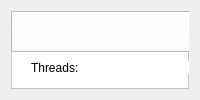
      <widget class="QWidget" name="page">
       <layout class="QGridLayout" name="gridLayout_12">
        <item row="0" column="0">
         <widget class="QFrame" name="frame_6">
          <property name="styleSheet">
           <string notr="true">background-color: white;</string>
          </property>
          <property name="frameShape">
           <enum>QFrame::StyledPanel</enum>
          </property>
          <property name="frameShadow">
           <enum>QFrame::Raised</enum>
          </property>
          <widget class="QPushButton" name="pushButton_15">
           <property name="geometry">
            <rect>
             <x>0</x>
             <y>0</y>
             <width>721</width>
             <height>41</height>
            </rect>
           </property>
           <property name="text">
            <string>Back to home</string>
           </property>
          </widget>
          <widget class="QFrame" name="frame_2">
           <property name="geometry">
            <rect>
             <x>20</x>
             <y>340</y>
             <width>233</width>
             <height>163</height>
            </rect>
           </property>
           <property name="minimumSize">
            <size>
             <width>233</width>
             <height>0</height>
            </size>
           </property>
           <property name="styleSheet">
            <string notr="true">QWidget {
                border: 1px solid #E0E0E0;
                padding: 10px;
                border-radius: 10px;
                background-color: #F7F7F7;
                color: black;  /* Cor do texto preto */
}</string>
           </property>
           <property name="frameShape">
            <enum>QFrame::StyledPanel</enum>
           </property>
           <property name="frameShadow">
            <enum>QFrame::Raised</enum>
           </property>
           <layout class="QGridLayout" name="gridLayout_6">
            <property name="leftMargin">
             <number>0</number>
            </property>
            <property name="topMargin">
             <number>0</number>
            </property>
            <property name="rightMargin">
             <number>0</number>
            </property>
            <property name="bottomMargin">
             <number>5</number>
            </property>
            <property name="horizontalSpacing">
             <number>11</number>
            </property>
            <property name="verticalSpacing">
             <number>0</number>
            </property>
            <item row="1" column="0">
             <widget class="QPushButton" name="pushButton_11">
              <property name="styleSheet">
               <string notr="true">            QPushButton {
                background-color: #F7F7F7;
                border: 1px solid #E0E0E0;
                border-radius: 10px;  /* Borda arredondada (círculo) */
                color: black;  /* Cor do texto alterada para preto */
                font-size: 10px;  /* Ajuste do tamanho do ícone */
            }
            QPushButton:hover {
                background-color: #EDEDED;
            }
            QPushButton:pressed {
                background-color: #DCDCDC;
            }</string>
              </property>
              <property name="text">
               <string>Thread: ...</string>
              </property>
              <property name="iconSize">
               <size>
                <width>19</width>
                <height>39</height>
               </size>
              </property>
             </widget>
            </item>
            <item row="0" column="0">
             <widget class="QPushButton" name="pushButton_12">
              <property name="styleSheet">
               <string notr="true">            QPushButton {
                background-color: #F7F7F7;
                border: 1px solid #E0E0E0;
                border-radius: 5px;  /* Borda arredondada (círculo) */
                color: black;  /* Cor do texto alterada para preto */
                font-size: 10px;  /* Ajuste do tamanho do ícone */
            }
            QPushButton:hover {
                background-color: #EDEDED;
            }
            QPushButton:pressed {
                background-color: #DCDCDC;
            }</string>
              </property>
              <property name="text">
               <string>Thread: ...</string>
              </property>
              <property name="iconSize">
               <size>
                <width>19</width>
                <height>39</height>
               </size>
              </property>
             </widget>
            </item>
            <item row="3" column="0">
             <widget class="QPushButton" name="pushButton_13">
              <property name="styleSheet">
               <string notr="true">            QPushButton {
                background-color: #F7F7F7;
                border: 1px solid #E0E0E0;
                border-radius: 10px;  /* Borda arredondada (círculo) */
                color: black;  /* Cor do texto alterada para preto */
                font-size: 10px;  /* Ajuste do tamanho do ícone */
            }
            QPushButton:hover {
                background-color: #EDEDED;
            }
            QPushButton:pressed {
                background-color: #DCDCDC;
            }</string>
              </property>
              <property name="text">
               <string>Thread: ...</string>
              </property>
              <property name="iconSize">
               <size>
                <width>19</width>
                <height>39</height>
               </size>
              </property>
             </widget>
            </item>
            <item row="2" column="0">
             <widget class="QPushButton" name="pushButton_14">
              <property name="styleSheet">
               <string notr="true">            QPushButton {
                background-color: #F7F7F7;
                border: 1px solid #E0E0E0;
                border-radius: 10px;  /* Borda arredondada (círculo) */
                color: black;  /* Cor do texto alterada para preto */
                font-size: 10px;  /* Ajuste do tamanho do ícone */
            }
            QPushButton:hover {
                background-color: #EDEDED;
            }
            QPushButton:pressed {
                background-color: #DCDCDC;
            }</string>
              </property>
              <property name="text">
               <string>Thread: ...</string>
              </property>
              <property name="iconSize">
               <size>
                <width>19</width>
                <height>39</height>
               </size>
              </property>
             </widget>
            </item>
           </layout>
          </widget>
          <widget class="QLabel" name="label_3">
           <property name="geometry">
            <rect>
             <x>20</x>
             <y>300</y>
             <width>233</width>
             <height>13</height>
            </rect>
           </property>
           <property name="sizePolicy">
            <sizepolicy hsizetype="Preferred" vsizetype="Fixed">
             <horstretch>0</horstretch>
             <verstretch>0</verstretch>
            </sizepolicy>
           </property>
           <property name="styleSheet">
            <string notr="true">QPushButton {
    background-color: #D8DEE9;

    color: #111111;

}</string>
           </property>
           <property name="text">
            <string>Ontem:</string>
           </property>
          </widget>
          <widget class="QFrame" name="frame">
           <property name="geometry">
            <rect>
             <x>10</x>
             <y>120</y>
             <width>233</width>
             <height>163</height>
            </rect>
           </property>
           <property name="minimumSize">
            <size>
             <width>226</width>
             <height>0</height>
            </size>
           </property>
           <property name="maximumSize">
            <size>
             <width>16777215</width>
             <height>16777215</height>
            </size>
           </property>
           <property name="styleSheet">
            <string notr="true">QWidget {
                border: 1px solid #E0E0E0;
                padding: 10px;
                border-radius: 10px;
                background-color: #F7F7F7;
                color: black;  /* Cor do texto preto */
}</string>
           </property>
           <property name="frameShape">
            <enum>QFrame::StyledPanel</enum>
           </property>
           <property name="frameShadow">
            <enum>QFrame::Raised</enum>
           </property>
           <layout class="QGridLayout" name="gridLayout_5">
            <property name="leftMargin">
             <number>0</number>
            </property>
            <property name="topMargin">
             <number>0</number>
            </property>
            <property name="rightMargin">
             <number>0</number>
            </property>
            <property name="bottomMargin">
             <number>5</number>
            </property>
            <property name="horizontalSpacing">
             <number>11</number>
            </property>
            <property name="verticalSpacing">
             <number>0</number>
            </property>
            <item row="1" column="0">
             <widget class="QPushButton" name="pushButton_8">
              <property name="styleSheet">
               <string notr="true">            QPushButton {
                background-color: #F7F7F7;
                border: 1px solid #E0E0E0;
                border-radius: 10px;  /* Borda arredondada (círculo) */
                color: black;  /* Cor do texto alterada para preto */
                font-size: 10px;  /* Ajuste do tamanho do ícone */
            }
            QPushButton:hover {
                background-color: #EDEDED;
            }
            QPushButton:pressed {
                background-color: #DCDCDC;
            }</string>
              </property>
              <property name="text">
               <string>Thread: ...</string>
              </property>
              <property name="iconSize">
               <size>
                <width>19</width>
                <height>39</height>
               </size>
              </property>
             </widget>
            </item>
            <item row="0" column="0">
             <widget class="QPushButton" name="pushButton_7">
              <property name="styleSheet">
               <string notr="true">            QPushButton {
                background-color: #F7F7F7;
                border: 1px solid #E0E0E0;
                border-radius: 5px;  /* Borda arredondada (círculo) */
                color: black;  /* Cor do texto alterada para preto */
                font-size: 10px;  /* Ajuste do tamanho do ícone */
            }
            QPushButton:hover {
                background-color: #EDEDED;
            }
            QPushButton:pressed {
                background-color: #DCDCDC;
            }</string>
              </property>
              <property name="text">
               <string>Thread: ...</string>
              </property>
              <property name="iconSize">
               <size>
                <width>19</width>
                <height>39</height>
               </size>
              </property>
             </widget>
            </item>
            <item row="3" column="0">
             <widget class="QPushButton" name="pushButton_10">
              <property name="styleSheet">
               <string notr="true">            QPushButton {
                background-color: #F7F7F7;
                border: 1px solid #E0E0E0;
                border-radius: 10px;  /* Borda arredondada (círculo) */
                color: black;  /* Cor do texto alterada para preto */
                font-size: 10px;  /* Ajuste do tamanho do ícone */
            }
            QPushButton:hover {
                background-color: #EDEDED;
            }
            QPushButton:pressed {
                background-color: #DCDCDC;
            }</string>
              </property>
              <property name="text">
               <string>Thread: ...</string>
              </property>
              <property name="iconSize">
               <size>
                <width>19</width>
                <height>39</height>
               </size>
              </property>
             </widget>
            </item>
            <item row="2" column="0">
             <widget class="QPushButton" name="pushButton_9">
              <property name="styleSheet">
               <string notr="true">            QPushButton {
                background-color: #F7F7F7;
                border: 1px solid #E0E0E0;
                border-radius: 10px;  /* Borda arredondada (círculo) */
                color: black;  /* Cor do texto alterada para preto */
                font-size: 10px;  /* Ajuste do tamanho do ícone */
            }
            QPushButton:hover {
                background-color: #EDEDED;
            }
            QPushButton:pressed {
                background-color: #DCDCDC;
            }</string>
              </property>
              <property name="text">
               <string>Thread: ...</string>
              </property>
              <property name="iconSize">
               <size>
                <width>19</width>
                <height>39</height>
               </size>
              </property>
             </widget>
            </item>
           </layout>
          </widget>
          <widget class="QLabel" name="label">
           <property name="geometry">
            <rect>
             <x>30</x>
             <y>80</y>
             <width>233</width>
             <height>13</height>
            </rect>
           </property>
           <property name="sizePolicy">
            <sizepolicy hsizetype="Preferred" vsizetype="Fixed">
             <horstretch>0</horstretch>
             <verstretch>0</verstretch>
            </sizepolicy>
           </property>
           <property name="styleSheet">
            <string notr="true">QPushButton {
    background-color: #D8DEE9;

    color: #111111;

}</string>
           </property>
           <property name="text">
            <string>Hoje:</string>
           </property>
          </widget>
          <widget class="Line" name="line_5">
           <property name="geometry">
            <rect>
             <x>20</x>
             <y>320</y>
             <width>233</width>
             <height>3</height>
            </rect>
           </property>
           <property name="orientation">
            <enum>Qt::Horizontal</enum>
           </property>
          </widget>
          <widget class="QLabel" name="label_2">
           <property name="geometry">
            <rect>
             <x>20</x>
             <y>50</y>
             <width>233</width>
             <height>13</height>
            </rect>
           </property>
           <property name="sizePolicy">
            <sizepolicy hsizetype="Preferred" vsizetype="Fixed">
             <horstretch>0</horstretch>
             <verstretch>0</verstretch>
            </sizepolicy>
           </property>
           <property name="styleSheet">
            <string notr="true">QPushButton {
    background-color: #D8DEE9;

    color: #111111;

}</string>
           </property>
           <property name="text">
            <string>Threads:</string>
           </property>
          </widget>
          <widget class="QWidget" name="layoutWidget">
           <property name="geometry">
            <rect>
             <x>300</x>
             <y>60</y>
             <width>442</width>
             <height>71</height>
            </rect>
           </property>
           <layout class="QGridLayout" name="gridLayout_2">
            <item row="3" column="0">
             <widget class="QLabel" name="label_279">
              <property name="minimumSize">
               <size>
                <width>217</width>
                <height>0</height>
               </size>
              </property>
              <property name="maximumSize">
               <size>
                <width>217</width>
                <height>16777215</height>
               </size>
              </property>
              <property name="styleSheet">
               <string notr="true">            QLabel {
                background-color: #F7F7F7;
                border: 1px solid #E0E0E0;
                border-radius: 9px;  /* Borda arredondada (círculo) */
                color: black;  /* Cor do texto alterada para preto */
                font-size: 9px;  /* Ajuste do tamanho do ícone */
            }</string>
              </property>
              <property name="text">
               <string>Model:</string>
              </property>
             </widget>
            </item>
            <item row="2" column="0">
             <widget class="QLabel" name="label_280">
              <property name="minimumSize">
               <size>
                <width>217</width>
                <height>0</height>
               </size>
              </property>
              <property name="maximumSize">
               <size>
                <width>217</width>
                <height>16777215</height>
               </size>
              </property>
              <property name="styleSheet">
               <string notr="true">            QLabel {
                background-color: #F7F7F7;
                border: 1px solid #E0E0E0;
                border-radius: 9px;  /* Borda arredondada (círculo) */
                color: black;  /* Cor do texto alterada para preto */
                font-size: 9px;  /* Ajuste do tamanho do ícone */
            }</string>
              </property>
              <property name="text">
               <string>Assistant Name: </string>
              </property>
             </widget>
            </item>
            <item row="7" column="0">
             <widget class="QLabel" name="label_282">
              <property name="minimumSize">
               <size>
                <width>217</width>
                <height>0</height>
               </size>
              </property>
              <property name="maximumSize">
               <size>
                <width>217</width>
                <height>16777215</height>
               </size>
              </property>
              <property name="styleSheet">
               <string notr="true">            QLabel {
                background-color: #F7F7F7;
                border: 1px solid #E0E0E0;
                border-radius: 9px;  /* Borda arredondada (círculo) */
                color: black;  /* Cor do texto alterada para preto */
                font-size: 9px;  /* Ajuste do tamanho do ícone */
            }</string>
              </property>
              <property name="text">
               <string>Tools: </string>
              </property>
             </widget>
            </item>
            <item row="2" column="1">
             <widget class="QLabel" name="label_283">
              <property name="minimumSize">
               <size>
                <width>217</width>
                <height>0</height>
               </size>
              </property>
              <property name="maximumSize">
               <size>
                <width>217</width>
                <height>16777215</height>
               </size>
              </property>
              <property name="styleSheet">
               <string notr="true">            QLabel {
                background-color: #F7F7F7;
                border: 1px solid #E0E0E0;
                border-radius: 9px;  /* Borda arredondada (círculo) */
                color: black;  /* Cor do texto alterada para preto */
                font-size: 9px;  /* Ajuste do tamanho do ícone */
            }</string>
              </property>
              <property name="text">
               <string>File search:</string>
              </property>
             </widget>
            </item>
            <item row="3" column="1">
             <widget class="QLabel" name="label_281">
              <property name="minimumSize">
               <size>
                <width>217</width>
                <height>0</height>
               </size>
              </property>
              <property name="maximumSize">
               <size>
                <width>217</width>
                <height>16777215</height>
               </size>
              </property>
              <property name="styleSheet">
               <string notr="true">            QLabel {
                background-color: #F7F7F7;
                border: 1px solid #E0E0E0;
                border-radius: 9px;  /* Borda arredondada (círculo) */
                color: black;  /* Cor do texto alterada para preto */
                font-size: 9px;  /* Ajuste do tamanho do ícone */
            }</string>
              </property>
              <property name="text">
               <string>Code interpreter:</string>
              </property>
             </widget>
            </item>
            <item row="7" column="1">
             <widget class="QLabel" name="label_278">
              <property name="minimumSize">
               <size>
                <width>217</width>
                <height>0</height>
               </size>
              </property>
              <property name="maximumSize">
               <size>
                <width>217</width>
                <height>16777215</height>
               </size>
              </property>
              <property name="styleSheet">
               <string notr="true">            QLabel {
                background-color: #F7F7F7;
                border: 1px solid #E0E0E0;
                border-radius: 9px;  /* Borda arredondada (círculo) */
                color: black;  /* Cor do texto alterada para preto */
                font-size: 9px;  /* Ajuste do tamanho do ícone */
            }</string>
              </property>
              <property name="text">
               <string>Vector storage:</string>
              </property>
             </widget>
            </item>
           </layout>
          </widget>
          <widget class="Line" name="line_7">
           <property name="geometry">
            <rect>
             <x>300</x>
             <y>220</y>
             <width>79</width>
             <height>3</height>
            </rect>
           </property>
           <property name="orientation">
            <enum>Qt::Horizontal</enum>
           </property>
          </widget>
          <widget class="Line" name="line_4">
           <property name="geometry">
            <rect>
             <x>300</x>
             <y>229</y>
             <width>79</width>
             <height>3</height>
            </rect>
           </property>
           <property name="orientation">
            <enum>Qt::Horizontal</enum>
           </property>
          </widget>
          <widget class="Line" name="line">
           <property name="geometry">
            <rect>
             <x>300</x>
             <y>238</y>
             <width>79</width>
             <height>3</height>
            </rect>
           </property>
           <property name="minimumSize">
            <size>
             <width>0</width>
             <height>0</height>
            </size>
           </property>
           <property name="orientation">
            <enum>Qt::Horizontal</enum>
           </property>
          </widget>
         </widget>
        </item>
       </layout>
      </widget>
